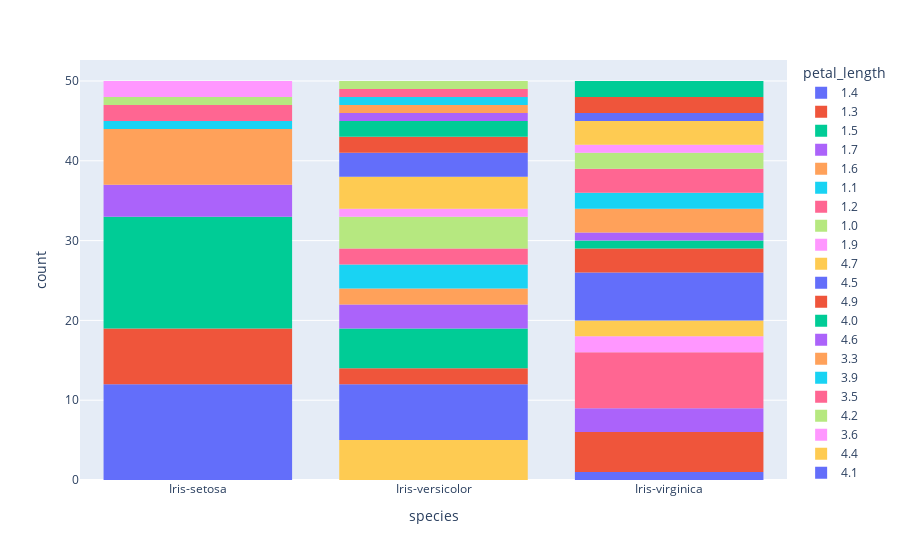

This figure's notebook cell:
### Code cell
hist=pe.histogram(data, x="species", color="petal_length")
hist.show()

### Figure 1 — Plotly figure (JSON) as saved in the notebook; plotly's stock layout.template omitted (floating-point values rounded to 4 significant figures)
{"data": [{"alignmentgroup": "True", "bingroup": "x", "hovertemplate": "petal_length=1.4<br>species=%{x}<br>count=%{y}<extra></extra>", "legendgroup": "1.4", "marker": {"color": "#636efa", "pattern": {"shape": ""}}, "name": "1.4", "offsetgroup": "1.4", "orientation": "v", "showlegend": true, "type": "histogram", "x": ["Iris-setosa", "Iris-setosa", "Iris-setosa", "Iris-setosa", "Iris-setosa", "Iris-setosa", "Iris-setosa", "Iris-setosa", "Iris-setosa", "Iris-setosa", "Iris-setosa", "Iris-setosa"], "xaxis": "x", "yaxis": "y"}, {"alignmentgroup": "True", "bingroup": "x", "hovertemplate": "petal_length=1.3<br>species=%{x}<br>count=%{y}<extra></extra>", "legendgroup": "1.3", "marker": {"color": "#EF553B", "pattern": {"shape": ""}}, "name": "1.3", "offsetgroup": "1.3", "orientation": "v", "showlegend": true, "type": "histogram", "x": ["Iris-setosa", "Iris-setosa", "Iris-setosa", "Iris-setosa", "Iris-setosa", "Iris-setosa", "Iris-setosa"], "xaxis": "x", "yaxis": "y"}, {"alignmentgroup": "True", "bingroup": "x", "hovertemplate": "petal_length=1.5<br>species=%{x}<br>count=%{y}<extra></extra>", "legendgroup": "1.5", "marker": {"color": "#00cc96", "pattern": {"shape": ""}}, "name": "1.5", "offsetgroup": "1.5", "orientation": "v", "showlegend": true, "type": "histogram", "x": ["Iris-setosa", "Iris-setosa", "Iris-setosa", "Iris-setosa", "Iris-setosa", "Iris-setosa", "Iris-setosa", "Iris-setosa", "Iris-setosa", "Iris-setosa", "Iris-setosa", "Iris-setosa", "Iris-setosa", "Iris-setosa"], "xaxis": "x", "yaxis": "y"}, {"alignmentgroup": "True", "bingroup": "x", "hovertemplate": "petal_length=1.7<br>species=%{x}<br>count=%{y}<extra></extra>", "legendgroup": "1.7", "marker": {"color": "#ab63fa", "pattern": {"shape": ""}}, "name": "1.7", "offsetgroup": "1.7", "orientation": "v", "showlegend": true, "type": "histogram", "x": ["Iris-setosa", "Iris-setosa", "Iris-setosa", "Iris-setosa"], "xaxis": "x", "yaxis": "y"}, {"alignmentgroup": "True", "bingroup": "x", "hovertemplate": "petal_length=1.6<br>species=%{x}<br>count=%{y}<extra></extra>", "legendgroup": "1.6", "marker": {"color": "#FFA15A", "pattern": {"shape": ""}}, "name": "1.6", "offsetgroup": "1.6", "orientation": "v", "showlegend": true, "type": "histogram", "x": ["Iris-setosa", "Iris-setosa", "Iris-setosa", "Iris-setosa", "Iris-setosa", "Iris-setosa", "Iris-setosa"], "xaxis": "x", "yaxis": "y"}, {"alignmentgroup": "True", "bingroup": "x", "hovertemplate": "petal_length=1.1<br>species=%{x}<br>count=%{y}<extra></extra>", "legendgroup": "1.1", "marker": {"color": "#19d3f3", "pattern": {"shape": ""}}, "name": "1.1", "offsetgroup": "1.1", "orientation": "v", "showlegend": true, "type": "histogram", "x": ["Iris-setosa"], "xaxis": "x", "yaxis": "y"}, {"alignmentgroup": "True", "bingroup": "x", "hovertemplate": "petal_length=1.2<br>species=%{x}<br>count=%{y}<extra></extra>", "legendgroup": "1.2", "marker": {"color": "#FF6692", "pattern": {"shape": ""}}, "name": "1.2", "offsetgroup": "1.2", "orientation": "v", "showlegend": true, "type": "histogram", "x": ["Iris-setosa", "Iris-setosa"], "xaxis": "x", "yaxis": "y"}, {"alignmentgroup": "True", "bingroup": "x", "hovertemplate": "petal_length=1.0<br>species=%{x}<br>count=%{y}<extra></extra>", "legendgroup": "1.0", "marker": {"color": "#B6E880", "pattern": {"shape": ""}}, "name": "1.0", "offsetgroup": "1.0", "orientation": "v", "showlegend": true, "type": "histogram", "x": ["Iris-setosa"], "xaxis": "x", "yaxis": "y"}, {"alignmentgroup": "True", "bingroup": "x", "hovertemplate": "petal_length=1.9<br>species=%{x}<br>count=%{y}<extra></extra>", "legendgroup": "1.9", "marker": {"color": "#FF97FF", "pattern": {"shape": ""}}, "name": "1.9", "offsetgroup": "1.9", "orientation": "v", "showlegend": true, "type": "histogram", "x": ["Iris-setosa", "Iris-setosa"], "xaxis": "x", "yaxis": "y"}, {"alignmentgroup": "True", "bingroup": "x", "hovertemplate": "petal_length=4.7<br>species=%{x}<br>count=%{y}<extra></extra>", "legendgroup": "4.7", "marker": {"color": "#FECB52", "pattern": {"shape": ""}}, "name": "4.7", "offsetgroup": "4.7", "orientation": "v", "showlegend": true, "type": "histogram", "x": ["Iris-versicolor", "Iris-versicolor", "Iris-versicolor", "Iris-versicolor", "Iris-versicolor"], "xaxis": "x", "yaxis": "y"}, {"alignmentgroup": "True", "bingroup": "x", "hovertemplate": "petal_length=4.5<br>species=%{x}<br>count=%{y}<extra></extra>", "legendgroup": "4.5", "marker": {"color": "#636efa", "pattern": {"shape": ""}}, "name": "4.5", "offsetgroup": "4.5", "orientation": "v", "showlegend": true, "type": "histogram", "x": ["Iris-versicolor", "Iris-versicolor", "Iris-versicolor", "Iris-versicolor", "Iris-versicolor", "Iris-versicolor", "Iris-versicolor", "Iris-virginica"], "xaxis": "x", "yaxis": "y"}, {"alignmentgroup": "True", "bingroup": "x", "hovertemplate": "petal_length=4.9<br>species=%{x}<br>count=%{y}<extra></extra>", "legendgroup": "4.9", "marker": {"color": "#EF553B", "pattern": {"shape": ""}}, "name": "4.9", "offsetgroup": "4.9", "orientation": "v", "showlegend": true, "type": "histogram", "x": ["Iris-versicolor", "Iris-versicolor", "Iris-virginica", "Iris-virginica", "Iris-virginica"], "xaxis": "x", "yaxis": "y"}, {"alignmentgroup": "True", "bingroup": "x", "hovertemplate": "petal_length=4.0<br>species=%{x}<br>count=%{y}<extra></extra>", "legendgroup": "4.0", "marker": {"color": "#00cc96", "pattern": {"shape": ""}}, "name": "4.0", "offsetgroup": "4.0", "orientation": "v", "showlegend": true, "type": "histogram", "x": ["Iris-versicolor", "Iris-versicolor", "Iris-versicolor", "Iris-versicolor", "Iris-versicolor"], "xaxis": "x", "yaxis": "y"}, {"alignmentgroup": "True", "bingroup": "x", "hovertemplate": "petal_length=4.6<br>species=%{x}<br>count=%{y}<extra></extra>", "legendgroup": "4.6", "marker": {"color": "#ab63fa", "pattern": {"shape": ""}}, "name": "4.6", "offsetgroup": "4.6", "orientation": "v", "showlegend": true, "type": "histogram", "x": ["Iris-versicolor", "Iris-versicolor", "Iris-versicolor"], "xaxis": "x", "yaxis": "y"}, {"alignmentgroup": "True", "bingroup": "x", "hovertemplate": "petal_length=3.3<br>species=%{x}<br>count=%{y}<extra></extra>", "legendgroup": "3.3", "marker": {"color": "#FFA15A", "pattern": {"shape": ""}}, "name": "3.3", "offsetgroup": "3.3", "orientation": "v", "showlegend": true, "type": "histogram", "x": ["Iris-versicolor", "Iris-versicolor"], "xaxis": "x", "yaxis": "y"}, {"alignmentgroup": "True", "bingroup": "x", "hovertemplate": "petal_length=3.9<br>species=%{x}<br>count=%{y}<extra></extra>", "legendgroup": "3.9", "marker": {"color": "#19d3f3", "pattern": {"shape": ""}}, "name": "3.9", "offsetgroup": "3.9", "orientation": "v", "showlegend": true, "type": "histogram", "x": ["Iris-versicolor", "Iris-versicolor", "Iris-versicolor"], "xaxis": "x", "yaxis": "y"}, {"alignmentgroup": "True", "bingroup": "x", "hovertemplate": "petal_length=3.5<br>species=%{x}<br>count=%{y}<extra></extra>", "legendgroup": "3.5", "marker": {"color": "#FF6692", "pattern": {"shape": ""}}, "name": "3.5", "offsetgroup": "3.5", "orientation": "v", "showlegend": true, "type": "histogram", "x": ["Iris-versicolor", "Iris-versicolor"], "xaxis": "x", "yaxis": "y"}, {"alignmentgroup": "True", "bingroup": "x", "hovertemplate": "petal_length=4.2<br>species=%{x}<br>count=%{y}<extra></extra>", "legendgroup": "4.2", "marker": {"color": "#B6E880", "pattern": {"shape": ""}}, "name": "4.2", "offsetgroup": "4.2", "orientation": "v", "showlegend": true, "type": "histogram", "x": ["Iris-versicolor", "Iris-versicolor", "Iris-versicolor", "Iris-versicolor"], "xaxis": "x", "yaxis": "y"}, {"alignmentgroup": "True", "bingroup": "x", "hovertemplate": "petal_length=3.6<br>species=%{x}<br>count=%{y}<extra></extra>", "legendgroup": "3.6", "marker": {"color": "#FF97FF", "pattern": {"shape": ""}}, "name": "3.6", "offsetgroup": "3.6", "orientation": "v", "showlegend": true, "type": "histogram", "x": ["Iris-versicolor"], "xaxis": "x", "yaxis": "y"}, {"alignmentgroup": "True", "bingroup": "x", "hovertemplate": "petal_length=4.4<br>species=%{x}<br>count=%{y}<extra></extra>", "legendgroup": "4.4", "marker": {"color": "#FECB52", "pattern": {"shape": ""}}, "name": "4.4", "offsetgroup": "4.4", "orientation": "v", "showlegend": true, "type": "histogram", "x": ["Iris-versicolor", "Iris-versicolor", "Iris-versicolor", "Iris-versicolor"], "xaxis": "x", "yaxis": "y"}, {"alignmentgroup": "True", "bingroup": "x", "hovertemplate": "petal_length=4.1<br>species=%{x}<br>count=%{y}<extra></extra>", "legendgroup": "4.1", "marker": {"color": "#636efa", "pattern": {"shape": ""}}, "name": "4.1", "offsetgroup": "4.1", "orientation": "v", "showlegend": true, "type": "histogram", "x": ["Iris-versicolor", "Iris-versicolor", "Iris-versicolor"], "xaxis": "x", "yaxis": "y"}, {"alignmentgroup": "True", "bingroup": "x", "hovertemplate": "petal_length=4.8<br>species=%{x}<br>count=%{y}<extra></extra>", "legendgroup": "4.8", "marker": {"color": "#EF553B", "pattern": {"shape": ""}}, "name": "4.8", "offsetgroup": "4.8", "orientation": "v", "showlegend": true, "type": "histogram", "x": ["Iris-versicolor", "Iris-versicolor", "Iris-virginica", "Iris-virginica"], "xaxis": "x", "yaxis": "y"}, {"alignmentgroup": "True", "bingroup": "x", "hovertemplate": "petal_length=4.3<br>species=%{x}<br>count=%{y}<extra></extra>", "legendgroup": "4.3", "marker": {"color": "#00cc96", "pattern": {"shape": ""}}, "name": "4.3", "offsetgroup": "4.3", "orientation": "v", "showlegend": true, "type": "histogram", "x": ["Iris-versicolor", "Iris-versicolor"], "xaxis": "x", "yaxis": "y"}, {"alignmentgroup": "True", "bingroup": "x", "hovertemplate": "petal_length=5.0<br>species=%{x}<br>count=%{y}<extra></extra>", "legendgroup": "5.0", "marker": {"color": "#ab63fa", "pattern": {"shape": ""}}, "name": "5.0", "offsetgroup": "5.0", "orientation": "v", "showlegend": true, "type": "histogram", "x": ["Iris-versicolor", "Iris-virginica", "Iris-virginica", "Iris-virginica"], "xaxis": "x", "yaxis": "y"}, {"alignmentgroup": "True", "bingroup": "x", "hovertemplate": "petal_length=3.8<br>species=%{x}<br>count=%{y}<extra></extra>", "legendgroup": "3.8", "marker": {"color": "#FFA15A", "pattern": {"shape": ""}}, "name": "3.8", "offsetgroup": "3.8", "orientation": "v", "showlegend": true, "type": "histogram", "x": ["Iris-versicolor"], "xaxis": "x", "yaxis": "y"}, {"alignmentgroup": "True", "bingroup": "x", "hovertemplate": "petal_length=3.7<br>species=%{x}<br>count=%{y}<extra></extra>", "legendgroup": "3.7", "marker": {"color": "#19d3f3", "pattern": {"shape": ""}}, "name": "3.7", "offsetgroup": "3.7", "orientation": "v", "showlegend": true, "type": "histogram", "x": ["Iris-versicolor"], "xaxis": "x", "yaxis": "y"}, {"alignmentgroup": "True", "bingroup": "x", "hovertemplate": "petal_length=5.1<br>species=%{x}<br>count=%{y}<extra></extra>", "legendgroup": "5.1", "marker": {"color": "#FF6692", "pattern": {"shape": ""}}, "name": "5.1", "offsetgroup": "5.1", "orientation": "v", "showlegend": true, "type": "histogram", "x": ["Iris-versicolor", "Iris-virginica", "Iris-virginica", "Iris-virginica", "Iris-virginica", "Iris-virginica", "Iris-virginica", "Iris-virginica"], "xaxis": "x", "yaxis": "y"}, {"alignmentgroup": "True", "bingroup": "x", "hovertemplate": "petal_length=3.0<br>species=%{x}<br>count=%{y}<extra></extra>", "legendgroup": "3.0", "marker": {"color": "#B6E880", "pattern": {"shape": ""}}, "name": "3.0", "offsetgroup": "3.0", "orientation": "v", "showlegend": true, "type": "histogram", "x": ["Iris-versicolor"], "xaxis": "x", "yaxis": "y"}, {"alignmentgroup": "True", "bingroup": "x", "hovertemplate": "petal_length=6.0<br>species=%{x}<br>count=%{y}<extra></extra>", "legendgroup": "6.0", "marker": {"color": "#FF97FF", "pattern": {"shape": ""}}, "name": "6.0", "offsetgroup": "6.0", "orientation": "v", "showlegend": true, "type": "histogram", "x": ["Iris-virginica", "Iris-virginica"], "xaxis": "x", "yaxis": "y"}, {"alignmentgroup": "True", "bingroup": "x", "hovertemplate": "petal_length=5.9<br>species=%{x}<br>count=%{y}<extra></extra>", "legendgroup": "5.9", "marker": {"color": "#FECB52", "pattern": {"shape": ""}}, "name": "5.9", "offsetgroup": "5.9", "orientation": "v", "showlegend": true, "type": "histogram", "x": ["Iris-virginica", "Iris-virginica"], "xaxis": "x", "yaxis": "y"}, {"alignmentgroup": "True", "bingroup": "x", "hovertemplate": "petal_length=5.6<br>species=%{x}<br>count=%{y}<extra></extra>", "legendgroup": "5.6", "marker": {"color": "#636efa", "pattern": {"shape": ""}}, "name": "5.6", "offsetgroup": "5.6", "orientation": "v", "showlegend": true, "type": "histogram", "x": ["Iris-virginica", "Iris-virginica", "Iris-virginica", "Iris-virginica", "Iris-virginica", "Iris-virginica"], "xaxis": "x", "yaxis": "y"}, {"alignmentgroup": "True", "bingroup": "x", "hovertemplate": "petal_length=5.8<br>species=%{x}<br>count=%{y}<extra></extra>", "legendgroup": "5.8", "marker": {"color": "#EF553B", "pattern": {"shape": ""}}, "name": "5.8", "offsetgroup": "5.8", "orientation": "v", "showlegend": true, "type": "histogram", "x": ["Iris-virginica", "Iris-virginica", "Iris-virginica"], "xaxis": "x", "yaxis": "y"}, {"alignmentgroup": "True", "bingroup": "x", "hovertemplate": "petal_length=6.6<br>species=%{x}<br>count=%{y}<extra></extra>", "legendgroup": "6.6", "marker": {"color": "#00cc96", "pattern": {"shape": ""}}, "name": "6.6", "offsetgroup": "6.6", "orientation": "v", "showlegend": true, "type": "histogram", "x": ["Iris-virginica"], "xaxis": "x", "yaxis": "y"}, {"alignmentgroup": "True", "bingroup": "x", "hovertemplate": "petal_length=6.3<br>species=%{x}<br>count=%{y}<extra></extra>", "legendgroup": "6.3", "marker": {"color": "#ab63fa", "pattern": {"shape": ""}}, "name": "6.3", "offsetgroup": "6.3", "orientation": "v", "showlegend": true, "type": "histogram", "x": ["Iris-virginica"], "xaxis": "x", "yaxis": "y"}, {"alignmentgroup": "True", "bingroup": "x", "hovertemplate": "petal_length=6.1<br>species=%{x}<br>count=%{y}<extra></extra>", "legendgroup": "6.1", "marker": {"color": "#FFA15A", "pattern": {"shape": ""}}, "name": "6.1", "offsetgroup": "6.1", "orientation": "v", "showlegend": true, "type": "histogram", "x": ["Iris-virginica", "Iris-virginica", "Iris-virginica"], "xaxis": "x", "yaxis": "y"}, {"alignmentgroup": "True", "bingroup": "x", "hovertemplate": "petal_length=5.3<br>species=%{x}<br>count=%{y}<extra></extra>", "legendgroup": "5.3", "marker": {"color": "#19d3f3", "pattern": {"shape": ""}}, "name": "5.3", "offsetgroup": "5.3", "orientation": "v", "showlegend": true, "type": "histogram", "x": ["Iris-virginica", "Iris-virginica"], "xaxis": "x", "yaxis": "y"}, {"alignmentgroup": "True", "bingroup": "x", "hovertemplate": "petal_length=5.5<br>species=%{x}<br>count=%{y}<extra></extra>", "legendgroup": "5.5", "marker": {"color": "#FF6692", "pattern": {"shape": ""}}, "name": "5.5", "offsetgroup": "5.5", "orientation": "v", "showlegend": true, "type": "histogram", "x": ["Iris-virginica", "Iris-virginica", "Iris-virginica"], "xaxis": "x", "yaxis": "y"}, {"alignmentgroup": "True", "bingroup": "x", "hovertemplate": "petal_length=6.7<br>species=%{x}<br>count=%{y}<extra></extra>", "legendgroup": "6.7", "marker": {"color": "#B6E880", "pattern": {"shape": ""}}, "name": "6.7", "offsetgroup": "6.7", "orientation": "v", "showlegend": true, "type": "histogram", "x": ["Iris-virginica", "Iris-virginica"], "xaxis": "x", "yaxis": "y"}, {"alignmentgroup": "True", "bingroup": "x", "hovertemplate": "petal_length=6.9<br>species=%{x}<br>count=%{y}<extra></extra>", "legendgroup": "6.9", "marker": {"color": "#FF97FF", "pattern": {"shape": ""}}, "name": "6.9", "offsetgroup": "6.9", "orientation": "v", "showlegend": true, "type": "histogram", "x": ["Iris-virginica"], "xaxis": "x", "yaxis": "y"}, {"alignmentgroup": "True", "bingroup": "x", "hovertemplate": "petal_length=5.7<br>species=%{x}<br>count=%{y}<extra></extra>", "legendgroup": "5.7", "marker": {"color": "#FECB52", "pattern": {"shape": ""}}, "name": "5.7", "offsetgroup": "5.7", "orientation": "v", "showlegend": true, "type": "histogram", "x": ["Iris-virginica", "Iris-virginica", "Iris-virginica"], "xaxis": "x", "yaxis": "y"}, {"alignmentgroup": "True", "bingroup": "x", "hovertemplate": "petal_length=6.4<br>species=%{x}<br>count=%{y}<extra></extra>", "legendgroup": "6.4", "marker": {"color": "#636efa", "pattern": {"shape": ""}}, "name": "6.4", "offsetgroup": "6.4", "orientation": "v", "showlegend": true, "type": "histogram", "x": ["Iris-virginica"], "xaxis": "x", "yaxis": "y"}, {"alignmentgroup": "True", "bingroup": "x", "hovertemplate": "petal_length=5.4<br>species=%{x}<br>count=%{y}<extra></extra>", "legendgroup": "5.4", "marker": {"color": "#EF553B", "pattern": {"shape": ""}}, "name": "5.4", "offsetgroup": "5.4", "orientation": "v", "showlegend": true, "type": "histogram", "x": ["Iris-virginica", "Iris-virginica"], "xaxis": "x", "yaxis": "y"}, {"alignmentgroup": "True", "bingroup": "x", "hovertemplate": "petal_length=5.2<br>species=%{x}<br>count=%{y}<extra></extra>", "legendgroup": "5.2", "marker": {"color": "#00cc96", "pattern": {"shape": ""}}, "name": "5.2", "offsetgroup": "5.2", "orientation": "v", "showlegend": true, "type": "histogram", "x": ["Iris-virginica", "Iris-virginica"], "xaxis": "x", "yaxis": "y"}], "layout": {"barmode": "relative", "legend": {"title": {"text": "petal_length"}, "tracegroupgap": 0}, "margin": {"t": 60}, "xaxis": {"anchor": "y", "domain": [0, 1], "title": {"text": "species"}}, "yaxis": {"anchor": "x", "domain": [0, 1], "title": {"text": "count"}}}}
